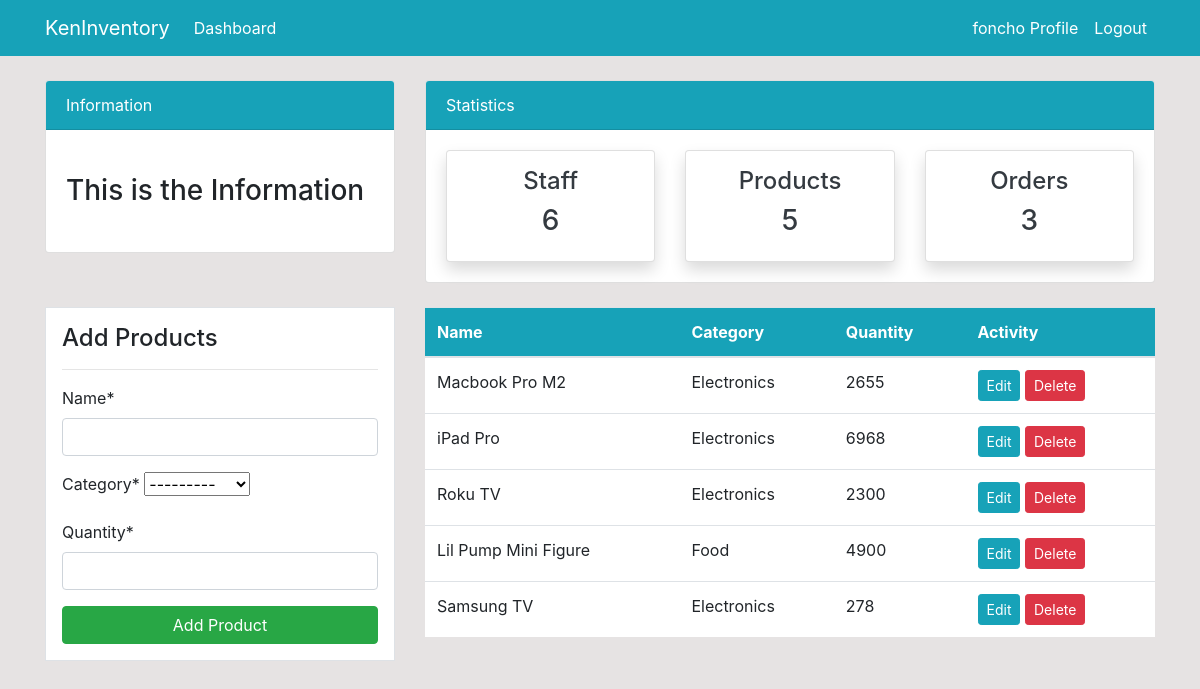
Before: /product/ (signed in) with the older database file.
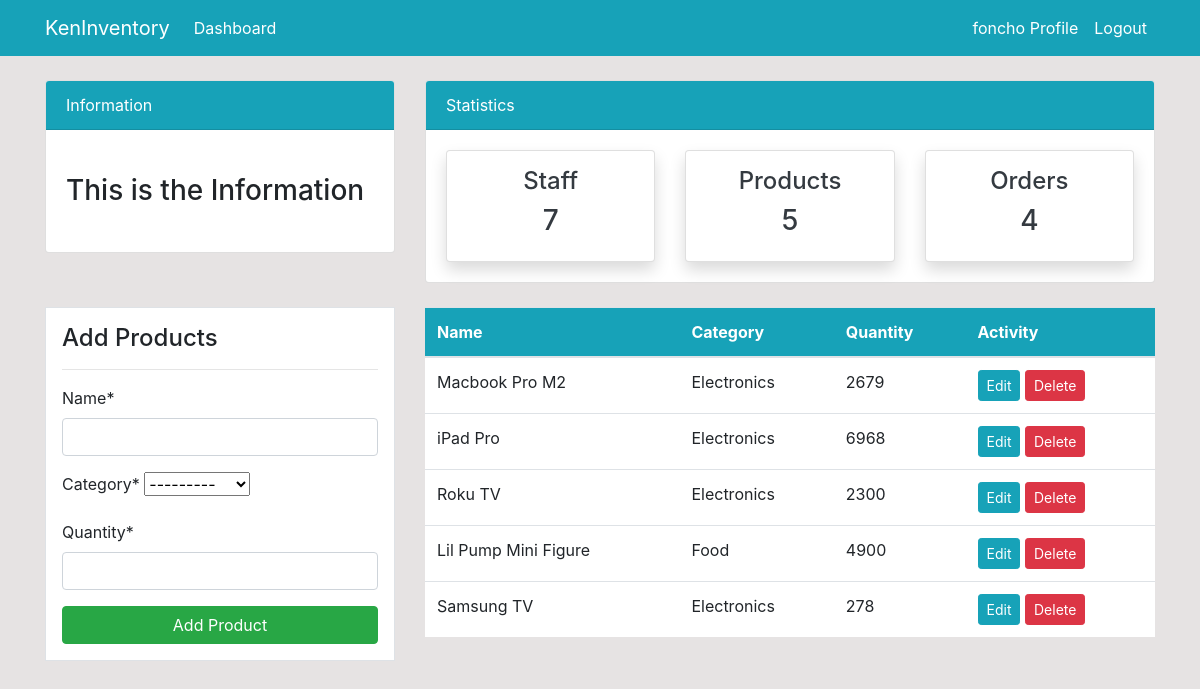
After: the same page with the newer database file.
### dashboard/models.py (models this page shows, shortened)
class Product(models.Model):
    name = models.CharField(max_length=50, null=True)
    category = models.CharField(choices=CATEGORIES, max_length=20, null=True)
    quantity = models.PositiveSmallIntegerField(null=True)
    class Meta:
        verbose_name_plural = "Product"

### dashboard/views.py (the view)
# urls.py: path("product/", views.product, name="dashboard-product"),
@login_required
def product(request):
    items = Product.objects.all()
    items_count = items.count()
    orders_count = Order.objects.all().count()
    workers_count = User.objects.all().count()
    if request.method == "POST":
        form = ProductForm(request.POST)
        if form.is_valid():
            form.save()
            product_name = form.cleaned_data.get("name")
            messages.success(request, f"{product_name} has been added to the inventory")
            return redirect("dashboard-product")
    else:
        form = ProductForm()
    context = {
        "items": items,
        "form": form,
        "items_count": items_count,
        "workers_count": workers_count,
        "orders_count": orders_count,
    }
    return render(request, "dashboard/product.html", context)

### dashboard/forms.py
class ProductForm(forms.ModelForm):
    class Meta:
        model = Product
        fields = ["name", "category", "quantity"]

### templates/dashboard/product.html (shortened to what this page needs)
{% extends 'partials/base.html' %}
{% load crispy_forms_tags %}
{% block content %}
{% include 'partials/topnav.html' %}
<div class="container">
    <div class="row my-4">
        <div class="col-md-4">
            <div class="border bg-white p-3">
                <h4>Add Products</h4>
                <hr>
                <form method="POST">
                    {{ form|crispy }}
                    <input class="btn btn-success btn-block" type="submit" value="Add Product">
                </form>
            </div>
        </div>
        <div class="col-md-8">
            <table class="table bg-white">
                <thead class="bg-info">
                    <tr class="text-white">
                        <th scope="col">Name</th>
                        <th scope="col">Category</th>
                        <th scope="col">Quantity</th>
                        <th scope="col">Activity</th>
                    </tr>
                </thead>
                <tbody>
                    {% for item in items %}
                    <tr>
                        <td>{{ item.name }}</td>
                        <td>{{ item.category }}</td>
                        <td>{{ item.quantity }}</td>
                        <td>
                            <a class="btn btn-info btn-sm" href="{% url 'dashboard-product-update' item.id %}">Edit</a>
                            <a class="btn btn-danger btn-sm"
                                href="{% url 'dashboard-product-delete' item.id %}">Delete</a>
                        </td>
                    </tr>
                    {% endfor %}
                </tbody>
            </table>
        </div>
    </div>
</div>
{% endblock %}

Changed rows visible on the page:
changed Product "Macbook Pro M2": quantity "2655" → "2679"
Other visible differences:
{{ workers_count }}: "6" → "7"
{{ orders_count }}: "3" → "4"
